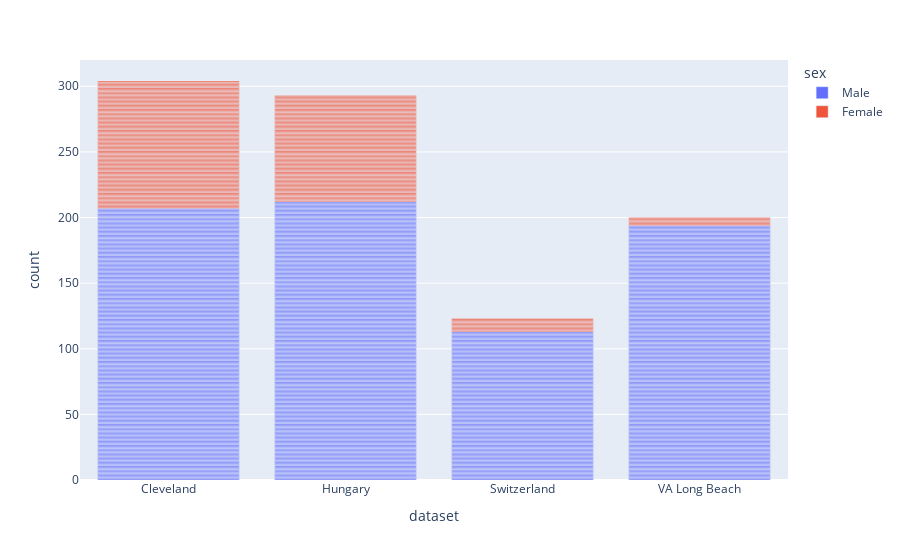

The notebook cell this image was saved under:
### Code cell
# plot the count plot of dataset column
# sns.countplot(data=df, x="dataset",hue="sex")

# better plots with plotly
fig = px.bar(df,x= "dataset",color="sex")
fig.show()

# print the values count of dataset column grouped by sex
print(df.groupby("sex")["dataset"].value_counts())

### Figure 1 — Plotly figure (JSON) as saved in the notebook; plotly's stock layout.template omitted (floating-point values rounded to 4 significant figures; data arrays with more than 128 entries replaced by an {"elided": "..."} marker saying what was removed)
{"data": [{"alignmentgroup": "True", "hovertemplate": "sex=Male<br>dataset=%{x}<br>count=%{y}<extra></extra>", "legendgroup": "Male", "marker": {"color": "#636efa", "pattern": {"shape": ""}}, "name": "Male", "offsetgroup": "Male", "orientation": "v", "showlegend": true, "textposition": "auto", "type": "bar", "x": {"elided": "726 str values"}, "xaxis": "x", "y": {"elided": "726 int values"}, "yaxis": "y"}, {"alignmentgroup": "True", "hovertemplate": "sex=Female<br>dataset=%{x}<br>count=%{y}<extra></extra>", "legendgroup": "Female", "marker": {"color": "#EF553B", "pattern": {"shape": ""}}, "name": "Female", "offsetgroup": "Female", "orientation": "v", "showlegend": true, "textposition": "auto", "type": "bar", "x": {"elided": "194 str values"}, "xaxis": "x", "y": {"elided": "194 int values"}, "yaxis": "y"}], "layout": {"barmode": "relative", "legend": {"title": {"text": "sex"}, "tracegroupgap": 0}, "margin": {"t": 60}, "xaxis": {"anchor": "y", "domain": [0, 1], "title": {"text": "dataset"}}, "yaxis": {"anchor": "x", "domain": [0, 1], "title": {"text": "count"}}}}
